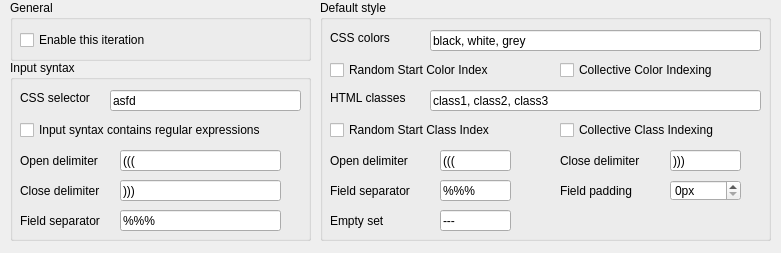
<?xml version="1.0" encoding="UTF-8"?>
<ui version="4.0">
 <class>Form</class>
 <widget class="QWidget" name="Form">
  <property name="geometry">
   <rect>
    <x>0</x>
    <y>0</y>
    <width>781</width>
    <height>253</height>
   </rect>
  </property>
  <property name="windowTitle">
   <string>Form</string>
  </property>
  <widget class="QGroupBox" name="generalOptions">
   <property name="geometry">
    <rect>
     <x>10</x>
     <y>0</y>
     <width>301</width>
     <height>61</height>
    </rect>
   </property>
   <property name="toolTip">
    <string>&lt;html&gt;&lt;head/&gt;&lt;body&gt;&lt;p&gt;The input syntax of the iteration. This will be used to detect sets in the card content.&lt;/p&gt;&lt;/body&gt;&lt;/html&gt;</string>
   </property>
   <property name="title">
    <string>General</string>
   </property>
   <widget class="QCheckBox" name="enableIterationCheckBox">
    <property name="geometry">
     <rect>
      <x>10</x>
      <y>30</y>
      <width>251</width>
      <height>20</height>
     </rect>
    </property>
    <property name="toolTip">
     <string>&lt;html&gt;&lt;head/&gt;&lt;body&gt;&lt;p&gt;Advanced feature. Check this if you want to treat the content of the &amp;quot;Open Delimiter&amp;quot;, &amp;quot;Close Delimiter&amp;quot;, and &amp;quot;Field separator&amp;quot; as regular expressions.&lt;/p&gt;&lt;/body&gt;&lt;/html&gt;</string>
    </property>
    <property name="text">
     <string>Enable this iteration</string>
    </property>
   </widget>
  </widget>
  <widget class="QGroupBox" name="inputSyntax">
   <property name="geometry">
    <rect>
     <x>10</x>
     <y>60</y>
     <width>301</width>
     <height>181</height>
    </rect>
   </property>
   <property name="toolTip">
    <string>&lt;html&gt;&lt;head/&gt;&lt;body&gt;&lt;p&gt;The input syntax of the iteration. This will be used to detect sets in the card content.&lt;/p&gt;&lt;/body&gt;&lt;/html&gt;</string>
   </property>
   <property name="title">
    <string>Input syntax</string>
   </property>
   <widget class="QLabel" name="cssSelectorLabel">
    <property name="geometry">
     <rect>
      <x>10</x>
      <y>30</y>
      <width>81</width>
      <height>16</height>
     </rect>
    </property>
    <property name="toolTip">
     <string>&lt;html&gt;&lt;head/&gt;&lt;body&gt;&lt;p&gt;A CSS query to select the elements which contain all sets. This can contain queries for classes, or multiple separated by commas. &lt;/p&gt;&lt;/body&gt;&lt;/html&gt;</string>
    </property>
    <property name="text">
     <string>CSS selector</string>
    </property>
   </widget>
   <widget class="QLineEdit" name="cssSelectorLineEdit">
    <property name="geometry">
     <rect>
      <x>100</x>
      <y>30</y>
      <width>191</width>
      <height>21</height>
     </rect>
    </property>
    <property name="text">
     <string>asfd</string>
    </property>
   </widget>
   <widget class="QCheckBox" name="isRegexCheckBox">
    <property name="geometry">
     <rect>
      <x>10</x>
      <y>60</y>
      <width>281</width>
      <height>20</height>
     </rect>
    </property>
    <property name="toolTip">
     <string>&lt;html&gt;&lt;head/&gt;&lt;body&gt;&lt;p&gt;Advanced feature. Check this if you want to treat the content of the &amp;quot;Open Delimiter&amp;quot;, &amp;quot;Close Delimiter&amp;quot;, and &amp;quot;Field separator&amp;quot; as regular expressions.&lt;/p&gt;&lt;/body&gt;&lt;/html&gt;</string>
    </property>
    <property name="text">
     <string>Input syntax contains regular expressions</string>
    </property>
   </widget>
   <widget class="QLabel" name="isCloseDelimLabel">
    <property name="geometry">
     <rect>
      <x>10</x>
      <y>120</y>
      <width>101</width>
      <height>21</height>
     </rect>
    </property>
    <property name="toolTip">
     <string>&lt;html&gt;&lt;head/&gt;&lt;body&gt;&lt;p&gt;The closing delimiter of the randomized sets before processing.&lt;/p&gt;&lt;/body&gt;&lt;/html&gt;</string>
    </property>
    <property name="text">
     <string>Close delimiter</string>
    </property>
   </widget>
   <widget class="QLineEdit" name="isCloseDelimLineEdit">
    <property name="geometry">
     <rect>
      <x>110</x>
      <y>120</y>
      <width>161</width>
      <height>21</height>
     </rect>
    </property>
    <property name="text">
     <string>)))</string>
    </property>
   </widget>
   <widget class="QLineEdit" name="isFieldSeparatorLineEdit">
    <property name="geometry">
     <rect>
      <x>110</x>
      <y>150</y>
      <width>161</width>
      <height>21</height>
     </rect>
    </property>
    <property name="text">
     <string>%%%</string>
    </property>
   </widget>
   <widget class="QLabel" name="isOpenDelimLabel">
    <property name="geometry">
     <rect>
      <x>10</x>
      <y>90</y>
      <width>101</width>
      <height>21</height>
     </rect>
    </property>
    <property name="toolTip">
     <string>&lt;html&gt;&lt;head/&gt;&lt;body&gt;&lt;p&gt;The opening delimiter of the randomized sets before processing.&lt;/p&gt;&lt;/body&gt;&lt;/html&gt;</string>
    </property>
    <property name="text">
     <string>Open delimiter</string>
    </property>
   </widget>
   <widget class="QLabel" name="isFieldSeparatorLabel">
    <property name="geometry">
     <rect>
      <x>10</x>
      <y>150</y>
      <width>101</width>
      <height>21</height>
     </rect>
    </property>
    <property name="toolTip">
     <string>&lt;html&gt;&lt;head/&gt;&lt;body&gt;&lt;p&gt;The field separator of the randomized sets before processing.&lt;/p&gt;&lt;/body&gt;&lt;/html&gt;</string>
    </property>
    <property name="text">
     <string>Field separator</string>
    </property>
   </widget>
   <widget class="QLineEdit" name="isOpenDelimLineEdit">
    <property name="geometry">
     <rect>
      <x>110</x>
      <y>90</y>
      <width>161</width>
      <height>21</height>
     </rect>
    </property>
    <property name="text">
     <string>(((</string>
    </property>
   </widget>
  </widget>
  <widget class="QGroupBox" name="defaultSyntax">
   <property name="geometry">
    <rect>
     <x>320</x>
     <y>0</y>
     <width>451</width>
     <height>241</height>
    </rect>
   </property>
   <property name="toolTip">
    <string>&lt;html&gt;&lt;head/&gt;&lt;body&gt;&lt;p&gt;Every iteration has a default style with the name &amp;quot;default&amp;quot;. If no other style is applied, and no rule is applicable, the &amp;quot;default&amp;quot; style will be used.&lt;/p&gt;&lt;/body&gt;&lt;/html&gt;</string>
   </property>
   <property name="title">
    <string>Default style</string>
   </property>
   <widget class="QLabel" name="cssColorsLabel">
    <property name="geometry">
     <rect>
      <x>10</x>
      <y>30</y>
      <width>81</width>
      <height>16</height>
     </rect>
    </property>
    <property name="toolTip">
     <string>&lt;html&gt;&lt;head/&gt;&lt;body&gt;&lt;p&gt;A list of CSS colors. The first field will be displayed with the first color. Colors will be repeated, if fields exceed colors. Shortcut: clrs.&lt;/p&gt;&lt;/body&gt;&lt;/html&gt;</string>
    </property>
    <property name="text">
     <string>CSS colors</string>
    </property>
   </widget>
   <widget class="QLineEdit" name="cssColorsLineEdit">
    <property name="enabled">
     <bool>true</bool>
    </property>
    <property name="geometry">
     <rect>
      <x>110</x>
      <y>30</y>
      <width>331</width>
      <height>21</height>
     </rect>
    </property>
    <property name="text">
     <string>black, white, grey</string>
    </property>
   </widget>
   <widget class="QCheckBox" name="cssColorsCollectiveIndexingCheckBox">
    <property name="geometry">
     <rect>
      <x>240</x>
      <y>60</y>
      <width>181</width>
      <height>20</height>
     </rect>
    </property>
    <property name="toolTip">
     <string>&lt;html&gt;&lt;head/&gt;&lt;body&gt;&lt;p&gt;Normally, the choice of a color is reset for each new randomized set. With this option, all elements collectively will iterate through the colors. E.g. Two sets with one element each will both have color 1, with this option turned on, the second one will have color 2. Shortcut: clrci.&lt;/p&gt;&lt;/body&gt;&lt;/html&gt;</string>
    </property>
    <property name="text">
     <string>Collective Color Indexing</string>
    </property>
    <property name="tristate">
     <bool>false</bool>
    </property>
   </widget>
   <widget class="QCheckBox" name="cssColorsRandomStartIndexCheckBox">
    <property name="geometry">
     <rect>
      <x>10</x>
      <y>60</y>
      <width>191</width>
      <height>20</height>
     </rect>
    </property>
    <property name="toolTip">
     <string>&lt;html&gt;&lt;head/&gt;&lt;body&gt;&lt;p&gt;Normally, the choice of a color always start with color 1. With this option turned on, the first color will be chosen at random, before normally iterating through the colors again. Shortcut: clrrsi.&lt;/p&gt;&lt;/body&gt;&lt;/html&gt;</string>
    </property>
    <property name="text">
     <string>Random Start Color Index</string>
    </property>
   </widget>
   <widget class="QLabel" name="dsOpenDelimLabel">
    <property name="geometry">
     <rect>
      <x>10</x>
      <y>150</y>
      <width>101</width>
      <height>21</height>
     </rect>
    </property>
    <property name="toolTip">
     <string>&lt;html&gt;&lt;head/&gt;&lt;body&gt;&lt;p&gt;The opening delimiter of the randomized sets after processing. Shortcut: od.&lt;/p&gt;&lt;/body&gt;&lt;/html&gt;</string>
    </property>
    <property name="text">
     <string>Open delimiter</string>
    </property>
   </widget>
   <widget class="QLineEdit" name="dsOpenDelimLineEdit">
    <property name="geometry">
     <rect>
      <x>120</x>
      <y>150</y>
      <width>71</width>
      <height>21</height>
     </rect>
    </property>
    <property name="text">
     <string>(((</string>
    </property>
   </widget>
   <widget class="QLabel" name="dsCloseDelimLabel">
    <property name="geometry">
     <rect>
      <x>240</x>
      <y>150</y>
      <width>101</width>
      <height>21</height>
     </rect>
    </property>
    <property name="toolTip">
     <string>&lt;html&gt;&lt;head/&gt;&lt;body&gt;&lt;p&gt;The closing delimiter of the randomized sets after processing. Shortcut: cd.&lt;/p&gt;&lt;/body&gt;&lt;/html&gt;</string>
    </property>
    <property name="text">
     <string>Close delimiter</string>
    </property>
   </widget>
   <widget class="QLineEdit" name="dsCloseDelimLineEdit">
    <property name="geometry">
     <rect>
      <x>350</x>
      <y>150</y>
      <width>71</width>
      <height>21</height>
     </rect>
    </property>
    <property name="text">
     <string>)))</string>
    </property>
   </widget>
   <widget class="QLabel" name="fieldPaddingLabel">
    <property name="geometry">
     <rect>
      <x>240</x>
      <y>180</y>
      <width>101</width>
      <height>21</height>
     </rect>
    </property>
    <property name="toolTip">
     <string>&lt;html&gt;&lt;head/&gt;&lt;body&gt;&lt;p&gt;The field padding of the randomized sets after processing. Shortcut: fp.&lt;/p&gt;&lt;/body&gt;&lt;/html&gt;</string>
    </property>
    <property name="text">
     <string>Field padding</string>
    </property>
   </widget>
   <widget class="QSpinBox" name="fieldPaddingSpinBox">
    <property name="geometry">
     <rect>
      <x>350</x>
      <y>180</y>
      <width>71</width>
      <height>21</height>
     </rect>
    </property>
    <property name="suffix">
     <string>px</string>
    </property>
   </widget>
   <widget class="QLineEdit" name="dsFieldSeparatorLineEdit">
    <property name="geometry">
     <rect>
      <x>120</x>
      <y>180</y>
      <width>71</width>
      <height>21</height>
     </rect>
    </property>
    <property name="text">
     <string>%%%</string>
    </property>
   </widget>
   <widget class="QLabel" name="dsFieldSeparatorLabel">
    <property name="geometry">
     <rect>
      <x>10</x>
      <y>180</y>
      <width>101</width>
      <height>21</height>
     </rect>
    </property>
    <property name="text">
     <string>Field separator</string>
    </property>
   </widget>
   <widget class="QLineEdit" name="emptySetLineEdit">
    <property name="geometry">
     <rect>
      <x>120</x>
      <y>210</y>
      <width>71</width>
      <height>21</height>
     </rect>
    </property>
    <property name="text">
     <string>---</string>
    </property>
   </widget>
   <widget class="QLabel" name="emptySetLabel">
    <property name="geometry">
     <rect>
      <x>10</x>
      <y>210</y>
      <width>101</width>
      <height>21</height>
     </rect>
    </property>
    <property name="text">
     <string>Empty set</string>
    </property>
   </widget>
   <widget class="QCheckBox" name="htmlClassesRandomStartIndexCheckBox">
    <property name="geometry">
     <rect>
      <x>10</x>
      <y>120</y>
      <width>191</width>
      <height>20</height>
     </rect>
    </property>
    <property name="toolTip">
     <string>&lt;html&gt;&lt;head/&gt;&lt;body&gt;&lt;p&gt;Normally, the choice of a class always start with class 1. With this option turned on, the first class will be chosen at random, before normally iterating through the classes again. Shortcut: clsrsi.&lt;/p&gt;&lt;/body&gt;&lt;/html&gt;</string>
    </property>
    <property name="text">
     <string>Random Start Class Index</string>
    </property>
   </widget>
   <widget class="QCheckBox" name="htmlClassesCollectiveIndexingCheckBox">
    <property name="geometry">
     <rect>
      <x>240</x>
      <y>120</y>
      <width>181</width>
      <height>20</height>
     </rect>
    </property>
    <property name="toolTip">
     <string>&lt;html&gt;&lt;head/&gt;&lt;body&gt;&lt;p&gt;Normally, the choice of a class is reset for each new randomized set. With this option, all elements collectively will iterate through the classes. E.g. Two sets with one element each will both have class 1, with this option turned on, the second one will have class 2. Shortcut: clsci.&lt;/p&gt;&lt;/body&gt;&lt;/html&gt;</string>
    </property>
    <property name="text">
     <string>Collective Class Indexing</string>
    </property>
    <property name="tristate">
     <bool>false</bool>
    </property>
   </widget>
   <widget class="QLineEdit" name="htmlClassesLineEdit">
    <property name="enabled">
     <bool>true</bool>
    </property>
    <property name="geometry">
     <rect>
      <x>110</x>
      <y>90</y>
      <width>331</width>
      <height>21</height>
     </rect>
    </property>
    <property name="text">
     <string>class1, class2, class3</string>
    </property>
   </widget>
   <widget class="QLabel" name="htmlClassesLabel">
    <property name="geometry">
     <rect>
      <x>10</x>
      <y>90</y>
      <width>91</width>
      <height>16</height>
     </rect>
    </property>
    <property name="toolTip">
     <string>&lt;html&gt;&lt;head/&gt;&lt;body&gt;&lt;p&gt;A list of HTML classes. The first field will be displayed with the first class. Classes will be repeated, if fields exceed classes. Shortcut: clss.&lt;/p&gt;&lt;/body&gt;&lt;/html&gt;</string>
    </property>
    <property name="text">
     <string>HTML classes</string>
    </property>
   </widget>
  </widget>
 </widget>
 <resources/>
 <connections/>
</ui>
